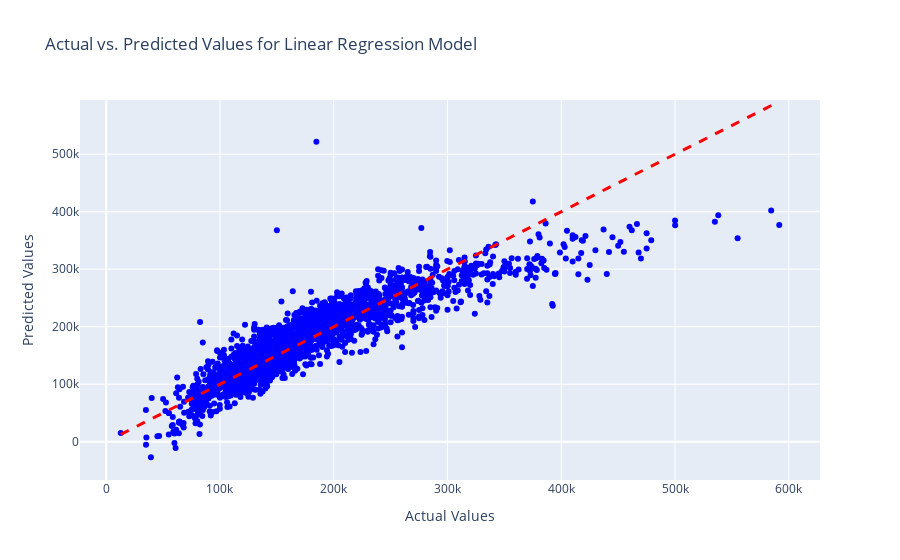
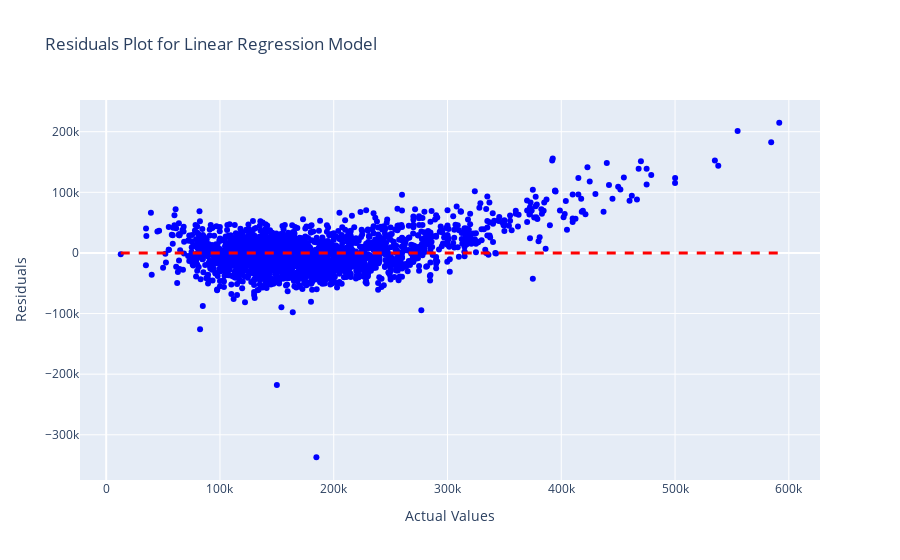

Notebook cell for these charts, in order:
### Markdown cell above
Let's start with a simple linear regression on the basic numeric variables we got after making one feature and clearing some multicollinearity.

### Code cell
#the features will be X (independent variables)
X = ft_train.drop('SalePrice', axis=1)
X_array = X.values
#the target (dependent variable) will be y
y = ft_train['SalePrice']
y_array = y.values


# Perform linear regression using scikit-learn
model = LinearRegression()
model.fit(X, y)

X_with_intercept = sm.add_constant(X)  # Add intercept term
model_sm = sm.OLS(y,X_with_intercept).fit()

# Make predictions using the trained model
predictions = model.predict(X)


# Rsquared value
print("R Squared on the test set:", r2_score(y, predictions))


# Mean Squared Error (MSE) on the test set
mse = mean_squared_error(y, predictions)
print("Mean Squared Error (MSE) on the test set:", mse)

# Root Mean Squared Error (RMSE) on the test set
rmse = mean_squared_error(y, predictions, squared=False)
print("Root Mean Squared Error (RMSE) on the test set:", rmse)



# Create a scatter plot with Plotly
fig = go.Figure()

# Add a scatter plot for actual vs. predicted values
fig.add_trace(go.Scatter(x=y, y=predictions, mode='markers', marker=dict(color='blue'), 
                         name='Actual vs. Predicted'))
# Add a diagonal line for perfect predictions
fig.add_shape(type="line", x0=min(y), x1=max(y), y0=min(y), y1=max(y),
              line=dict(color="red", width=3, dash='dash'),
              name="Perfect Predictions")

# Update layout and axis labels
fig.update_layout(title="Actual vs. Predicted Values for Linear Regression Model",
                  xaxis_title="Actual Values",
                  yaxis_title="Predicted Values")

# Show the plot
fig.show()


# Plotting residuals
residuals = y - predictions
fig2 = go.Figure()

# Add a scatter plot for actual values and residuals
fig2.add_trace(go.Scatter(x=y, y=residuals, mode='markers', marker=dict(color='blue'), 
                         name='Residuals'))

# Add a horizontal line at y=0 for reference
fig2.add_shape(type="line", x0=min(y), x1=max(y), y0=0, y1=0,
              line=dict(color="red", width=3, dash='dash'),
              name="Zero Residuals Line")


fig2.update_layout(title="Residuals Plot for Linear Regression Model",
                  xaxis_title="Actual Values",
                  yaxis_title="Residuals")

fig2.show()


# Using statsmodels to check p-values
print(model_sm.summary())
print('\n')

# Mean Squared Error (MSE)
mse = mean_squared_error(y, predictions)
print("Mean Squared Error (MSE):", mse)

# Root Mean Squared Error (RMSE)
rmse = mean_squared_error(y, predictions, squared=False)
print("Root Mean Squared Error (RMSE):", rmse)

print('\n')

print("F-statistic:", model_sm.fvalue)
print("F-statistic p-value:", model_sm.f_pvalue)

### Figure 1 — Plotly figure (JSON) as saved in the notebook; plotly's stock layout.template omitted (floating-point values rounded to 4 significant figures; data arrays with more than 128 entries replaced by an {"elided": "..."} marker saying what was removed)
{"data": [{"marker": {"color": "blue"}, "mode": "markers", "name": "Actual vs. Predicted", "type": "scatter", "x": {"elided": "2571 int values"}, "y": {"elided": "2571 float values"}}], "layout": {"autosize": true, "shapes": [{"line": {"color": "red", "dash": "dash", "width": 3}, "name": "Perfect Predictions", "type": "line", "x0": 12789, "x1": 591587, "y0": 12789, "y1": 591587}], "title": {"text": "Actual vs. Predicted Values for Linear Regression Model"}, "xaxis": {"autorange": true, "range": [-22170.0, 626500.0], "title": {"text": "Actual Values"}, "type": "linear"}, "yaxis": {"autorange": true, "range": [-74550.0, 597200.0], "title": {"text": "Predicted Values"}, "type": "linear"}}}

### Figure 2 — Plotly figure (JSON) as saved in the notebook; plotly's stock layout.template omitted (floating-point values rounded to 4 significant figures; data arrays with more than 128 entries replaced by an {"elided": "..."} marker saying what was removed)
{"data": [{"marker": {"color": "blue"}, "mode": "markers", "name": "Residuals", "type": "scatter", "x": {"elided": "2571 int values"}, "y": {"elided": "2571 float values"}}], "layout": {"autosize": true, "shapes": [{"line": {"color": "red", "dash": "dash", "width": 3}, "name": "Zero Residuals Line", "type": "line", "x0": 12789, "x1": 591587, "y0": 0, "y1": 0}], "title": {"text": "Residuals Plot for Linear Regression Model"}, "xaxis": {"autorange": true, "range": [-22170.0, 626500.0], "title": {"text": "Actual Values"}, "type": "linear"}, "yaxis": {"autorange": true, "range": [-382600.0, 260300.0], "title": {"text": "Residuals"}, "type": "linear"}}}
